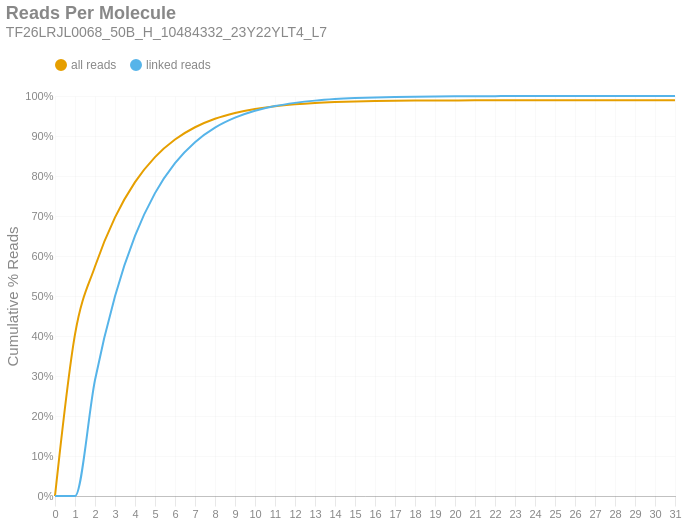

The notebook cell this image was saved under:
### Markdown cell above
### Reads per Molecule
This chart shows the cumulative distribution of the number of reads per linked molecule. That is, how many alignments are associated with a unique molecule. This excludes the number of reads associated with invalid or absent linked-read barcodes. The `linked` histogram is the percentages recalculated when disregarding singletons.

### Code cell
if SKIPLR:
    print_html(f"Skipped")
else:
    counts = np.bincount(valids['reads'].cast(pl.Int64).to_numpy())
    weighted = counts * np.arange(len(counts))
    all_perc = weighted / n_reads
    linked_perc = weighted / n_linked_reads
    linked_perc[1] = 0
    binned_df = pl.DataFrame({
        'readsper': list(range(len(counts))),
        'all reads (cumsum)': np.cumsum(all_perc).tolist(),
        'linked reads (cumsum)': np.cumsum(linked_perc).tolist(),
    })

    with SafeRender(binned_df):
        (
            density_plot(binned_df, 'Reads Per Molecule', samplename, 'readspmol')
            .encode(
                x=alt.X('readsper:O', title=None).axis(labelAngle=0).scale(padding=0),
                y=alt.Y('value:Q', title='Cumulative % Reads').axis(format='%').stack(False),
                color=alt.Color("key:N").scale(domain=["all reads", "linked reads"]),
                tooltip=[
                    alt.Tooltip("key:N", title="Data Type"),
                    alt.Tooltip("readsper:O", title="Reads Per Molecule"),
                    alt.Tooltip("value:Q", format=".2%", title="% Reads (Cum.)")
                ]            
            )
        ).display()

### Figure 1 — Vega-Lite specification as saved in the notebook (floating-point values rounded to 4 significant figures)
{"width": "container", "height": 400, "config": {"title": {"anchor": "start", "dy": -15, "fontSize": 18, "color": "#888888", "subtitleColor": "#888888", "subtitleFontSize": 14}, "arc": {"fill": "#0072B2"}, "axis": {"domainColor": "#888888", "domainWidth": 0.5, "gridWidth": 0.2, "grid": false, "titleFontWeight": 400, "titleFontSize": 15, "labelFontSize": 11, "labelColor": "#888888", "tickColor": "#888888", "tickWidth": 0.2, "titleColor": "#888888"}, "axisBand": {"grid": false}, "axisX": {"grid": true, "tickSize": 10, "domainCap": "round"}, "axisY": {"domain": false, "grid": true, "tickSize": 0, "domainCap": "round"}, "background": "transparent", "header": {"labelFontSize": 15, "labelColor": "#888888", "titleFontSize": 15, "titleFontWeight": 600, "titleColor": "#888888"}, "legend": {"labelFont": "sans-serif", "labelFontSize": 12, "labelColor": "#888888", "symbolSize": 100, "symbolType": "circle", "titleFontSize": 12, "titlePadding": 10, "titleColor": "#888888", "title": null, "orient": "top"}, "range": {"category": ["#E69F00", "#56B4E9", "#009E73", "#F0E442", "#0072B2", "#D55E00", "#CC79A7", "#000000"], "diverging": ["#cfe8f3", "#a2d4ec", "#73bfe2", "#46abdb", "#1696d2", "#12719e"]}, "area": {"fill": "#0072B2", "fillOpacity": 0.7, "line": true, "strokeOpacity": 0.7}, "line": {"color": "#0072B2", "stroke": "#0072B2", "strokeWidth": 2}, "trail": {"color": "#0072B2", "stroke": "#0072B2", "strokeWidth": 0, "size": 1}, "point": {"filled": true, "fillOpacity": 1.0, "size": 95}, "text": {"color": "#888888", "fontSize": 11, "align": "right", "fontWeight": 400, "size": 11}, "bar": {"fill": "#0072B2", "stroke": null}, "view": {"stroke": null, "continuousWidth": 660, "continuousHeight": 400}}, "data": {"name": "data-6f37516579f31912c09cd4f967913201"}, "mark": {"type": "line", "interpolate": "monotone", "point": {"opacity": 0, "size": 275}}, "encoding": {"color": {"field": "key", "scale": {"domain": ["all reads", "linked reads"]}, "type": "nominal"}, "tooltip": [{"field": "key", "title": "Data Type", "type": "nominal"}, {"field": "readsper", "title": "Reads Per Molecule", "type": "ordinal"}, {"field": "value", "format": ".2%", "title": "% Reads (Cum.)", "type": "quantitative"}], "x": {"axis": {"labelAngle": 0}, "field": "readsper", "scale": {"padding": 0}, "title": null, "type": "ordinal"}, "y": {"axis": {"format": "%"}, "field": "value", "stack": false, "title": "Cumulative % Reads", "type": "quantitative"}}, "params": [{"name": "param_c36ac31b6afebe62", "select": {"type": "point", "fields": ["key"]}, "bind": "legend"}], "title": {"text": "Reads Per Molecule", "subtitle": "TF26LRJL0068_50B_H_10484332_23Y22YLT4_L7"}, "transform": [{"fold": ["all reads (cumsum)", "linked reads (cumsum)"]}, {"calculate": "replace(datum.key, ' (cumsum)', '')", "as": "key"}, {"filter": {"param": "param_c36ac31b6afebe62"}}], "usermeta": {"embedOptions": {"downloadFileName": "TF26LRJL0068_50B_H_10484332_23Y22YLT4_L7.readspmol"}}, "$schema": "https://vega.github.io/schema/vega-lite/v6.4.1.json", "datasets": {"data-6f37516579f31912c09cd4f967913201": [{"readsper": 0, "all reads (cumsum)": 0.0, "linked reads (cumsum)": 0.0}, {"readsper": 1, "all reads (cumsum)": 0.4041, "linked reads (cumsum)": 0.0}, {"readsper": 2, "all reads (cumsum)": 0.5738, "linked reads (cumsum)": 0.2898}, {"readsper": 3, "all reads (cumsum)": 0.6965, "linked reads (cumsum)": 0.4995}, {"readsper": 4, "all reads (cumsum)": 0.7847, "linked reads (cumsum)": 0.6502}, {"readsper": 5, "all reads (cumsum)": 0.8473, "linked reads (cumsum)": 0.7572}, {"readsper": 6, "all reads (cumsum)": 0.8912, "linked reads (cumsum)": 0.8323}, {"readsper": 7, "all reads (cumsum)": 0.9219, "linked reads (cumsum)": 0.8846}, {"readsper": 8, "all reads (cumsum)": 0.9431, "linked reads (cumsum)": 0.9209}, {"readsper": 9, "all reads (cumsum)": 0.9577, "linked reads (cumsum)": 0.9458}, {"readsper": 10, "all reads (cumsum)": 0.9678, "linked reads (cumsum)": 0.963}, {"readsper": 11, "all reads (cumsum)": 0.9747, "linked reads (cumsum)": 0.9748}, {"readsper": 12, "all reads (cumsum)": 0.9793, "linked reads (cumsum)": 0.9828}, {"readsper": 13, "all reads (cumsum)": 0.9826, "linked reads (cumsum)": 0.9884}, {"readsper": 14, "all reads (cumsum)": 0.9849, "linked reads (cumsum)": 0.9922}, {"readsper": 15, "all reads (cumsum)": 0.9863, "linked reads (cumsum)": 0.9947}, {"readsper": 16, "all reads (cumsum)": 0.9873, "linked reads (cumsum)": 0.9964}, {"readsper": 17, "all reads (cumsum)": 0.988, "linked reads (cumsum)": 0.9977}, {"readsper": 18, "all reads (cumsum)": 0.9885, "linked reads (cumsum)": 0.9984}, {"readsper": 19, "all reads (cumsum)": 0.9887, "linked reads (cumsum)": 0.9989}, {"readsper": 20, "all reads (cumsum)": 0.989, "linked reads (cumsum)": 0.9992}, {"readsper": 21, "all reads (cumsum)": 0.9891, "linked reads (cumsum)": 0.9995}, {"readsper": 22, "all reads (cumsum)": 0.9892, "linked reads (cumsum)": 0.9997}, {"readsper": 23, "all reads (cumsum)": 0.9893, "linked reads (cumsum)": 0.9998}, {"readsper": 24, "all reads (cumsum)": 0.9893, "linked reads (cumsum)": 0.9999}, {"readsper": 25, "all reads (cumsum)": 0.9894, "linked reads (cumsum)": 0.9999}, {"readsper": 26, "all reads (cumsum)": 0.9894, "linked reads (cumsum)": 1.0}, {"readsper": 27, "all reads (cumsum)": 0.9894, "linked reads (cumsum)": 1.0}, {"readsper": 28, "all reads (cumsum)": 0.9894, "linked reads (cumsum)": 1.0}, {"readsper": 29, "all reads (cumsum)": 0.9894, "linked reads (cumsum)": 1.0}, {"readsper": 30, "all reads (cumsum)": 0.9894, "linked reads (cumsum)": 1.0}, {"readsper": 31, "all reads (cumsum)": 0.9894, "linked reads (cumsum)": 1.0}]}}
